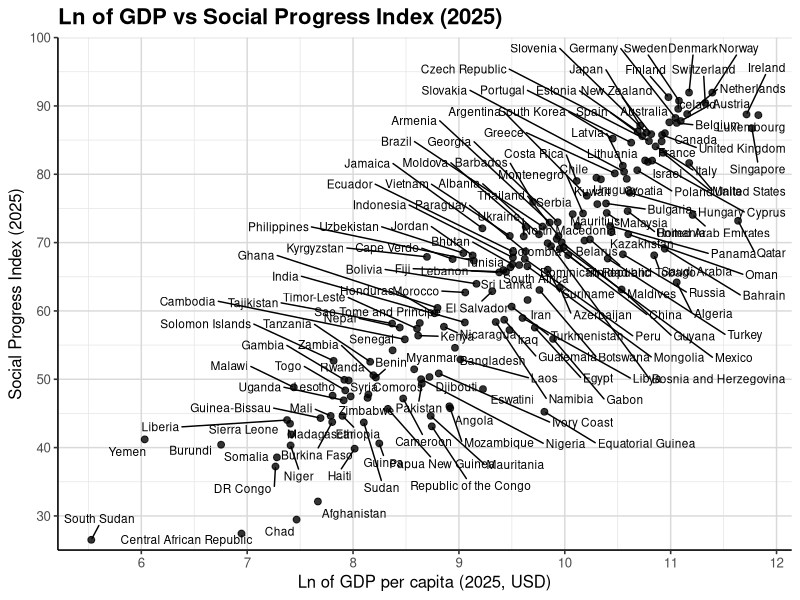
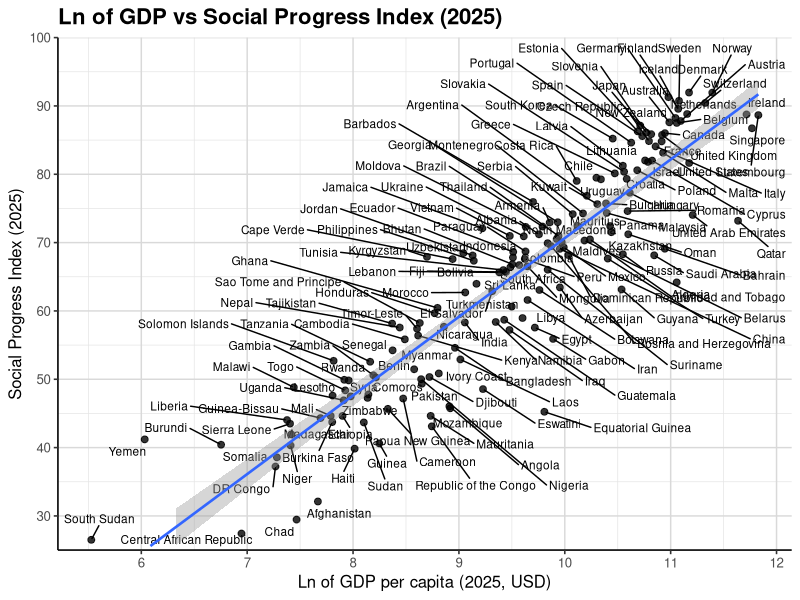
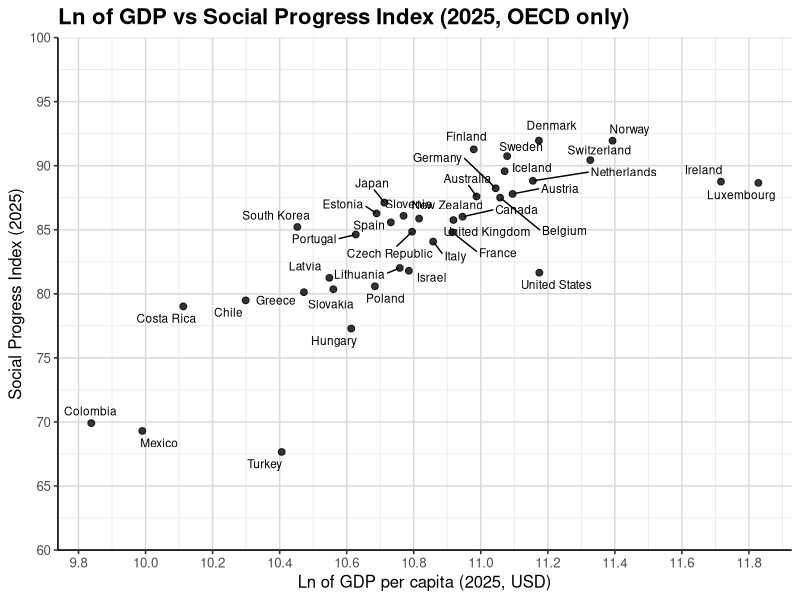
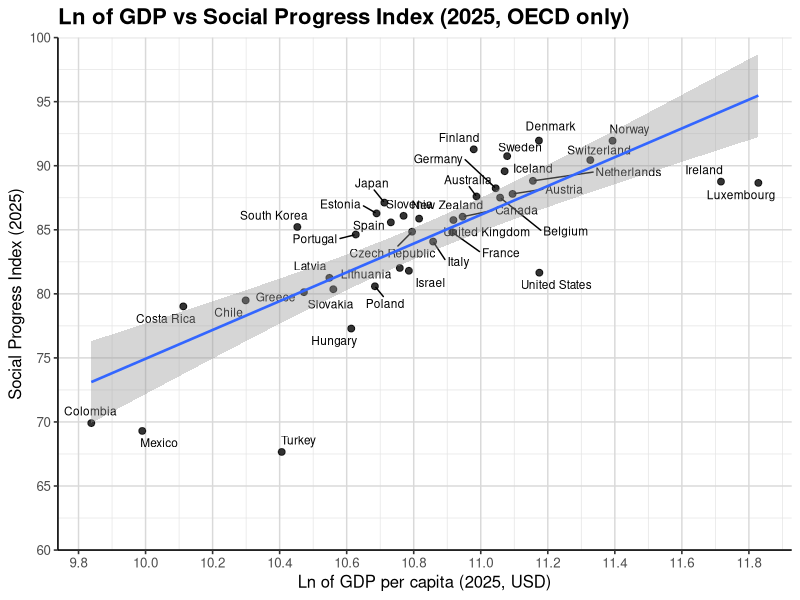

The R script that drew these images, in order:
#same as one but it has grid line.

install.packages(c("tidyverse", "readxl", "ggrepel", "scales"))  
library(tidyverse)
library(readxl)
library(ggrepel)
library(scales)
library(dplyr)

setwd("/Users/fangxiaoling/Documents/Nathan Nunn RA/Book/SPI - graph and regression/")

# 1) Load data
df <- read_excel("data.xlsx") |>
  select(code, country, SPI_2025, GDPpc_USD_2025, logG_2025) |>
  rename(spi = SPI_2025, gdp = GDPpc_USD_2025, lgdp = logG_2025) |>
  mutate(
    gdp = as.numeric(gdp),
    lgdp = as.numeric(lgdp),
    spi = as.numeric(spi)
  ) |>
  filter(!is.na(country), !is.na(gdp), !is.na(spi))

y_breaks <- seq(0, 100, by = 10)

# Define a theme with white background + grid lines
my_theme <- theme_classic(base_size = 12) +
  theme(
    plot.title = element_text(face = "bold", size = 16),
    panel.grid.major = element_line(color = "grey85", size = 0.5),
    panel.grid.minor = element_line(color = "grey90", size = 0.25),
    panel.background = element_rect(fill = "white", colour = NA)
  )

# 2) Scatter (Ln GDPpc vs SPI)
p_scatter <- ggplot(df, aes(x = lgdp, y = spi)) +
  geom_point(alpha = 0.8, size = 2) +
  geom_text_repel(aes(label = country), size = 3, max.overlaps = 60, box.padding = 0.3) +
  labs(
    title = "Ln of GDP vs Social Progress Index (2025)",
    x = "Ln of GDP per capita (2025, USD)",
    y = "Social Progress Index (2025)"
  ) +
  scale_x_continuous(breaks = pretty_breaks(8)) +
  scale_y_continuous(breaks = y_breaks, limits = c(25, 100), expand = c(0, 0)) +
  my_theme

ggsave("scatter_lgdp_spi_2025.png", p_scatter,
       width = 24, height = 18, dpi = 300, limitsize = FALSE)

# 3) Linear regression (all countries, no equation text)
p_with_lm <- p_scatter +
  geom_smooth(method = "lm", se = TRUE, linewidth = 0.9, fullrange = FALSE)

ggsave("scatter_lgdp_spi_2025_lm.png", p_with_lm,
       width = 24, height = 18, dpi = 300, limitsize = FALSE)

# 4) OECD only
oecd_countries <- c(
  "Australia","Austria","Belgium","Canada","Chile","Colombia","Costa Rica",
  "Czech Republic","Denmark","Estonia","Finland","France","Germany","Greece",
  "Hungary","Iceland","Ireland","Israel","Italy","Japan","South Korea",
  "Latvia","Lithuania","Luxembourg","Mexico","Netherlands","New Zealand",
  "Norway","Poland","Portugal","Slovakia","Slovenia","Spain","Sweden",
  "Switzerland","Turkey","United Kingdom","United States"
)

df_oecd <- df %>%
  filter(country %in% oecd_countries)

# 5) Scatter OECD only
p_scatter <- ggplot(df_oecd, aes(x = lgdp, y = spi)) +
  geom_point(alpha = 0.8, size = 2) +
  geom_text_repel(aes(label = country), size = 3, max.overlaps = 60, box.padding = 0.3) +
  labs(
    title = "Ln of GDP vs Social Progress Index (2025, OECD only)",
    x = "Ln of GDP per capita (2025, USD)",
    y = "Social Progress Index (2025)"
  ) +
  scale_x_continuous(breaks = pretty_breaks(8)) +
  scale_y_continuous(breaks = seq(60, 100, by = 5),
                     limits = c(60, 100),
                     expand = c(0, 0)) +
  my_theme

ggsave("scatter_lgdp_spi_2025_oecd.png", p_scatter,
       width = 24, height = 18, dpi = 300, limitsize = FALSE)

# 6) Linear regression (OECD only, no equation text)
p_with_lm <- p_scatter +
  geom_smooth(method = "lm", se = TRUE, linewidth = 0.9, fullrange = FALSE)

ggsave("scatter_lgdp_spi_2025_oecd_lm.png", p_with_lm,
       width = 24, height = 18, dpi = 300, limitsize = FALSE)
